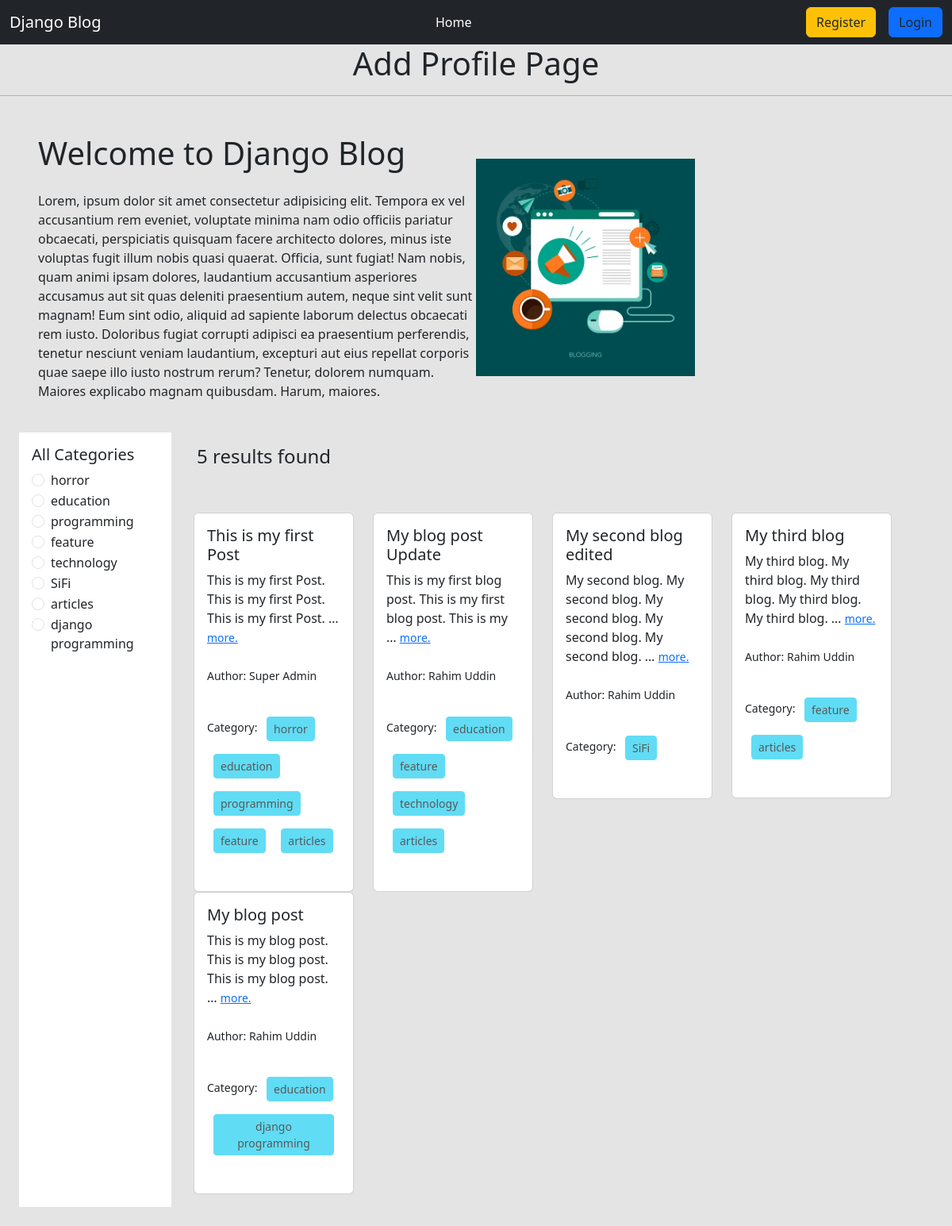
The page / on the database its author committed.
### categories/models.py (models this page shows, shortened)
class Category(models.Model):
    name = models.CharField(max_length=100)
    slug = models.SlugField(max_length=100, unique=True, null=True, blank=True)

### posts/models.py (models this page shows, shortened)
class Post(models.Model):
    title = models.CharField(max_length=55)
    content = models.TextField()
    category = models.ManyToManyField(Category) # One post might have multiple categories, and multiple posts might have in one category
    author = models.ForeignKey(User, on_delete=models.CASCADE)    # CASCADE will delete all the posts for this author

### blog_project/views.py (the view)
# urls.py: 2. Add a URL to urlpatterns:  path('', views.home, name='home')
def home(request, category_slug = None):
    data = Post.objects.all()
    if category_slug is not None:
        category = Category.objects.get(slug = category_slug)
        data = Post.objects.filter(category = category)
    categories = Category.objects.all()
    return render(request, 'home.html', {'data' : data, 'category' : categories})

### templates/home.html
{% extends "base.html" %}
{% load static %}
{% load crispy_forms_tags %}
{% block content %}
<div class="container text-center">
  <h1>Add Profile Page</h1>
</div>
<hr />
<div class="d-flex flex-wrap align-items-center px-5 pt-3">
  <div class="col-6">
    <h1 class="py-3">Welcome to Django Blog</h1>
    <p>Lorem, ipsum dolor sit amet consectetur adipisicing elit. Tempora ex vel accusantium rem eveniet, voluptate minima nam odio officiis pariatur obcaecati, perspiciatis quisquam facere architecto dolores, minus iste voluptas fugit illum nobis quasi quaerat. Officia, sunt fugiat! Nam nobis, quam animi ipsam dolores, laudantium accusantium asperiores accusamus aut sit quas deleniti praesentium autem, neque sint velit sunt magnam! Eum sint odio, aliquid ad sapiente laborum delectus obcaecati rem iusto. Doloribus fugiat corrupti adipisci ea praesentium perferendis, tenetur nesciunt veniam laudantium, excepturi aut eius repellat corporis quae saepe illo iusto nostrum rerum? Tenetur, dolorem numquam. Maiores explicabo magnam quibusdam. Harum, maiores.</p>
  </div>
  <div class="col-6">
    <img class="w-50" src="{% static 'blog_header.jpg' %}" alt="Header Pic">
  </div>
</div>
<div class="d-flex flex-wrap p-4">
  <div class="col-2 bg-white p-3">
    <h5>All Categories</h5>
    {% for cat in category %}
    <div class="form-check">
      <input class="form-check-input" type="radio" name="category" id="{{cat.id}}">
      <label class="form-check-label" for="{{cat.id}}">
        <a href="{% url 'category_wide_post' cat.slug %}" class="text-decoration-none text-dark">{{cat.name}}</a>
      </label>
    </div>
    {% endfor %}
  </div>
  <div class="col-10 p-3">
    <h4 class="px-3">{{data | length}} results found</h4>
    <div class="row pt-5 container">
      {% for post in data %}
      <div class="col-sm-3 mb-3 mb-sm-0">
        <div class="card">
          <div class="card-body">
            <h5 class="card-title">{{post.title}}</h5>
            <p class="card-text">
              {{post.content | truncatewords:15 }}
              <small><a href="">more.</a></small>
            </p>
            <p class="py-2">
              <small>Author: {{post.author.first_name}} {{post.author.last_name}}</small>
            </p>
            <p class="py-2">
              <small
                >Category: {% for cat in post.category.all %}
                <button class="btn btn-info btn-sm m-2" disabled>
                  {{cat.name}}
                </button>
                {% endfor %}
              </small>
            </p>
          </div>
        </div>
      </div>
      {% endfor %}
    </div>
  </div>
</div>
{% endblock %}

### templates/base.html (shortened to what this page needs)
<!DOCTYPE html>
<html lang="en">
  <head>
    <link
      href="https://cdn.jsdelivr.net/npm/bootstrap@5.3.3/dist/css/bootstrap.min.css"
      rel="stylesheet"
    />
  </head>
  <body style="background-color: #e4e4e4">
    <header>
      <section class="">
        <nav class="navbar navbar-expand-lg bg-body-dark bg-dark" data-bs-theme="dark">
          <div class="container-fluid">
            <a class="navbar-brand" href="{% url 'homepage' %}">Django Blog</a>
            <div class="collapse navbar-collapse" id="navbarSupportedContent">
              <ul class="navbar-nav m-auto mb-2 mb-lg-0">
                <li class="nav-item">
                  <a class="nav-link active" aria-current="page" href="{% url 'homepage' %}">Home</a>
                </li>
              </ul>
              <div class="d-flex">
                <ul class="navbar-nav m-auto mb-2 mb-lg-0">
                  {% if request.user.is_authenticated %}
                  <li class="nav-item mx-3">
                    <a class="btn btn-warning text-dark" href="{% url 'user_profile' %}">Profile</a>
                  </li>
                  <li class="nav-item mx-3">
                    <a class="btn btn-danger text-dark" href="{% url 'user_logout' %}">Logout</a>
                  </li>
                  {% else %}
                  <li class="nav-item mx-3">
                    <a class="btn btn-warning text-dark" href="{% url 'register' %}" >Register</a>
                  </li>
                  <li class="nav-item">
                    <a class="btn btn-primary text-dark" href="{% url 'user_login' %}" >Login</a>
                  </li>
                  {% endif %}
                </ul>
              </div>
            </div>
          </div>
        </nav>
      </section>
    </header>
    <main>{% block content %} {% endblock %}</main>
  </body>
</html>

### rows shown on the page
Category: name "horror"
Category: name "education"
Category: name "programming"
Category: name "feature"
Category: name "technology"
Category: name "SiFi"
Category: name "articles"
Category: name "django programming"
Post: title "This is my first Post", content "This is my first Post. This is my first Post. This is my first Post. …", author.first_name "Super", author.last_name "Admin"
Post: title "My blog post Update", content "This is my first blog post. This is my first blog post. This is my …", author.first_name "Rahim", author.last_name "Uddin"
Post: title "My second blog edited", content "My second blog. My second blog. My second blog. My second blog. My second blog. …", author.first_name "Rahim", author.last_name "Uddin"
Post: title "My third blog", content "My third blog. My third blog. My third blog. My third blog. My third blog. …", author.first_name "Rahim", author.last_name "Uddin"
Post: title "My blog post", content "This is my blog post. This is my blog post. This is my blog post. …", author.first_name "Rahim", author.last_name "Uddin"

### other values the page prints
{{ data | length }} "5"
